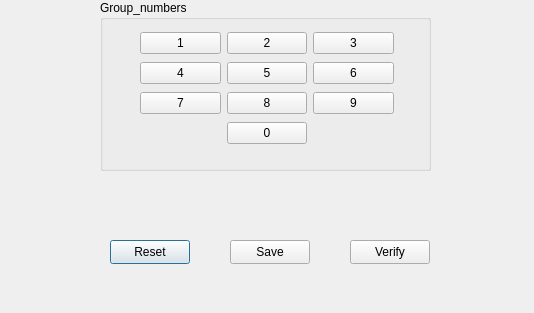
<?xml version="1.0" encoding="UTF-8"?>
<ui version="4.0">
 <class>Dialog</class>
 <widget class="QDialog" name="Dialog">
  <property name="geometry">
   <rect>
    <x>0</x>
    <y>0</y>
    <width>534</width>
    <height>313</height>
   </rect>
  </property>
  <property name="windowTitle">
   <string>Dialog</string>
  </property>
  <widget class="QPushButton" name="btnReset">
   <property name="geometry">
    <rect>
     <x>110</x>
     <y>240</y>
     <width>80</width>
     <height>24</height>
    </rect>
   </property>
   <property name="text">
    <string>Reset</string>
   </property>
  </widget>
  <widget class="QPushButton" name="btnSave">
   <property name="geometry">
    <rect>
     <x>230</x>
     <y>240</y>
     <width>80</width>
     <height>24</height>
    </rect>
   </property>
   <property name="text">
    <string>Save</string>
   </property>
  </widget>
  <widget class="QPushButton" name="btnVerify">
   <property name="geometry">
    <rect>
     <x>350</x>
     <y>240</y>
     <width>80</width>
     <height>24</height>
    </rect>
   </property>
   <property name="text">
    <string>Verify</string>
   </property>
  </widget>
  <widget class="QLabel" name="lblNotify">
   <property name="geometry">
    <rect>
     <x>20</x>
     <y>190</y>
     <width>171</width>
     <height>16</height>
    </rect>
   </property>
   <property name="text">
    <string/>
   </property>
  </widget>
  <widget class="QGroupBox" name="groupBox">
   <property name="geometry">
    <rect>
     <x>100</x>
     <y>0</y>
     <width>331</width>
     <height>171</height>
    </rect>
   </property>
   <property name="title">
    <string>Group_numbers</string>
   </property>
   <widget class="QWidget" name="">
    <property name="geometry">
     <rect>
      <x>40</x>
      <y>30</y>
      <width>254</width>
      <height>116</height>
     </rect>
    </property>
    <layout class="QGridLayout" name="gridLayout">
     <item row="0" column="2">
      <widget class="QPushButton" name="pushButton_3">
       <property name="text">
        <string>3</string>
       </property>
      </widget>
     </item>
     <item row="1" column="0">
      <widget class="QPushButton" name="pushButton_4">
       <property name="text">
        <string>4</string>
       </property>
      </widget>
     </item>
     <item row="0" column="0">
      <widget class="QPushButton" name="pushButton_1">
       <property name="text">
        <string>1</string>
       </property>
      </widget>
     </item>
     <item row="2" column="0">
      <widget class="QPushButton" name="pushButton_7">
       <property name="text">
        <string>7</string>
       </property>
      </widget>
     </item>
     <item row="2" column="1">
      <widget class="QPushButton" name="pushButton_8">
       <property name="text">
        <string>8</string>
       </property>
      </widget>
     </item>
     <item row="0" column="1">
      <widget class="QPushButton" name="pushButton_2">
       <property name="text">
        <string>2</string>
       </property>
      </widget>
     </item>
     <item row="1" column="1">
      <widget class="QPushButton" name="pushButton_5">
       <property name="text">
        <string>5</string>
       </property>
      </widget>
     </item>
     <item row="2" column="2">
      <widget class="QPushButton" name="pushButton_9">
       <property name="text">
        <string>9</string>
       </property>
      </widget>
     </item>
     <item row="1" column="2">
      <widget class="QPushButton" name="pushButton_6">
       <property name="text">
        <string>6</string>
       </property>
      </widget>
     </item>
     <item row="3" column="1">
      <widget class="QPushButton" name="pushButton_0">
       <property name="text">
        <string>0</string>
       </property>
      </widget>
     </item>
    </layout>
   </widget>
  </widget>
 </widget>
 <resources/>
 <connections/>
</ui>
